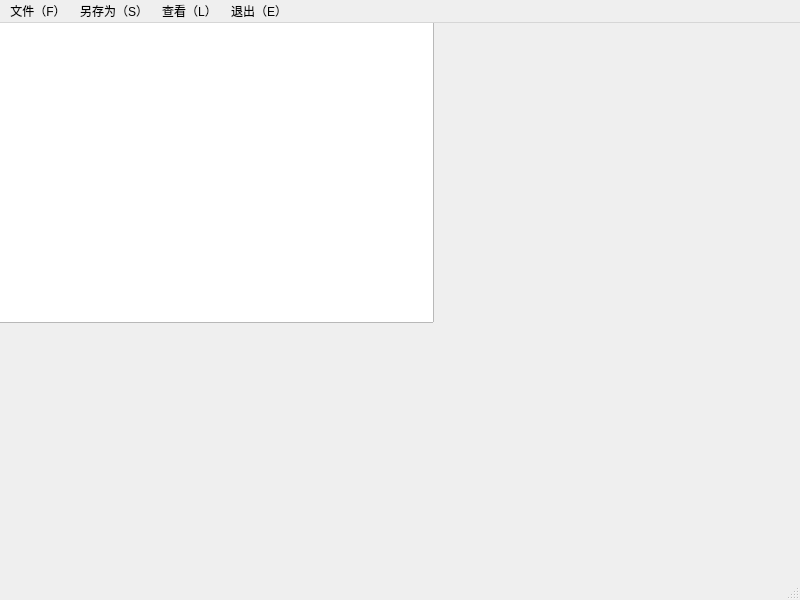
<?xml version="1.0" encoding="UTF-8"?>
<ui version="4.0">
 <class>shuxie</class>
 <widget class="QMainWindow" name="shuxie">
  <property name="geometry">
   <rect>
    <x>0</x>
    <y>0</y>
    <width>800</width>
    <height>600</height>
   </rect>
  </property>
  <property name="windowTitle">
   <string>MainWindow</string>
  </property>
  <widget class="QWidget" name="centralwidget">
   <widget class="QTextEdit" name="textEdit">
    <property name="geometry">
     <rect>
      <x>-7</x>
      <y>-1</y>
      <width>441</width>
      <height>301</height>
     </rect>
    </property>
   </widget>
  </widget>
  <widget class="QMenuBar" name="menubar">
   <property name="geometry">
    <rect>
     <x>0</x>
     <y>0</y>
     <width>800</width>
     <height>21</height>
    </rect>
   </property>
   <widget class="QMenu" name="menu">
    <property name="title">
     <string>文件（F）</string>
    </property>
    <addaction name="action_N"/>
    <addaction name="action_N_2"/>
    <addaction name="action_E"/>
   </widget>
   <widget class="QMenu" name="menu_S">
    <property name="title">
     <string>另存为（S）</string>
    </property>
   </widget>
   <widget class="QMenu" name="menu_L">
    <property name="title">
     <string>查看（L）</string>
    </property>
   </widget>
   <widget class="QMenu" name="menu_E">
    <property name="title">
     <string>退出（E）</string>
    </property>
   </widget>
   <addaction name="menu"/>
   <addaction name="menu_S"/>
   <addaction name="menu_L"/>
   <addaction name="menu_E"/>
  </widget>
  <widget class="QStatusBar" name="statusbar"/>
  <action name="action_N">
   <property name="text">
    <string>新建（N）</string>
   </property>
  </action>
  <action name="action_N_2">
   <property name="text">
    <string>编辑（N）</string>
   </property>
  </action>
  <action name="action_E">
   <property name="text">
    <string>保存（A）</string>
   </property>
  </action>
 </widget>
 <resources/>
 <connections/>
</ui>
